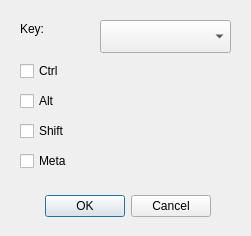
<?xml version="1.0" encoding="UTF-8"?>
<ui version="4.0">
 <class>ShortcutDialog</class>
 <widget class="QDialog" name="ShortcutDialog">
  <property name="geometry">
   <rect>
    <x>0</x>
    <y>0</y>
    <width>251</width>
    <height>236</height>
   </rect>
  </property>
  <property name="windowTitle">
   <string>Keyboard Shortcut</string>
  </property>
  <widget class="QDialogButtonBox" name="buttonBox">
   <property name="geometry">
    <rect>
     <x>30</x>
     <y>190</y>
     <width>181</width>
     <height>32</height>
    </rect>
   </property>
   <property name="orientation">
    <enum>Qt::Horizontal</enum>
   </property>
   <property name="standardButtons">
    <set>QDialogButtonBox::Cancel|QDialogButtonBox::Ok</set>
   </property>
  </widget>
  <widget class="QComboBox" name="keyCB">
   <property name="geometry">
    <rect>
     <x>100</x>
     <y>20</y>
     <width>131</width>
     <height>33</height>
    </rect>
   </property>
  </widget>
  <widget class="QLabel" name="label">
   <property name="geometry">
    <rect>
     <x>20</x>
     <y>20</y>
     <width>56</width>
     <height>17</height>
    </rect>
   </property>
   <property name="text">
    <string>Key:</string>
   </property>
  </widget>
  <widget class="QCheckBox" name="ctrlCB">
   <property name="geometry">
    <rect>
     <x>20</x>
     <y>60</y>
     <width>88</width>
     <height>22</height>
    </rect>
   </property>
   <property name="text">
    <string>Ctrl</string>
   </property>
  </widget>
  <widget class="QCheckBox" name="altCB">
   <property name="geometry">
    <rect>
     <x>20</x>
     <y>90</y>
     <width>88</width>
     <height>22</height>
    </rect>
   </property>
   <property name="text">
    <string>Alt</string>
   </property>
  </widget>
  <widget class="QCheckBox" name="shiftCB">
   <property name="geometry">
    <rect>
     <x>20</x>
     <y>120</y>
     <width>88</width>
     <height>22</height>
    </rect>
   </property>
   <property name="text">
    <string>Shift</string>
   </property>
  </widget>
  <widget class="QCheckBox" name="metaCB">
   <property name="geometry">
    <rect>
     <x>20</x>
     <y>150</y>
     <width>88</width>
     <height>22</height>
    </rect>
   </property>
   <property name="text">
    <string>Meta</string>
   </property>
  </widget>
 </widget>
 <resources/>
 <connections>
  <connection>
   <sender>buttonBox</sender>
   <signal>accepted()</signal>
   <receiver>ShortcutDialog</receiver>
   <slot>accept()</slot>
   <hints>
    <hint type="sourcelabel">
     <x>248</x>
     <y>254</y>
    </hint>
    <hint type="destinationlabel">
     <x>157</x>
     <y>274</y>
    </hint>
   </hints>
  </connection>
  <connection>
   <sender>buttonBox</sender>
   <signal>rejected()</signal>
   <receiver>ShortcutDialog</receiver>
   <slot>reject()</slot>
   <hints>
    <hint type="sourcelabel">
     <x>316</x>
     <y>260</y>
    </hint>
    <hint type="destinationlabel">
     <x>286</x>
     <y>274</y>
    </hint>
   </hints>
  </connection>
 </connections>
</ui>
